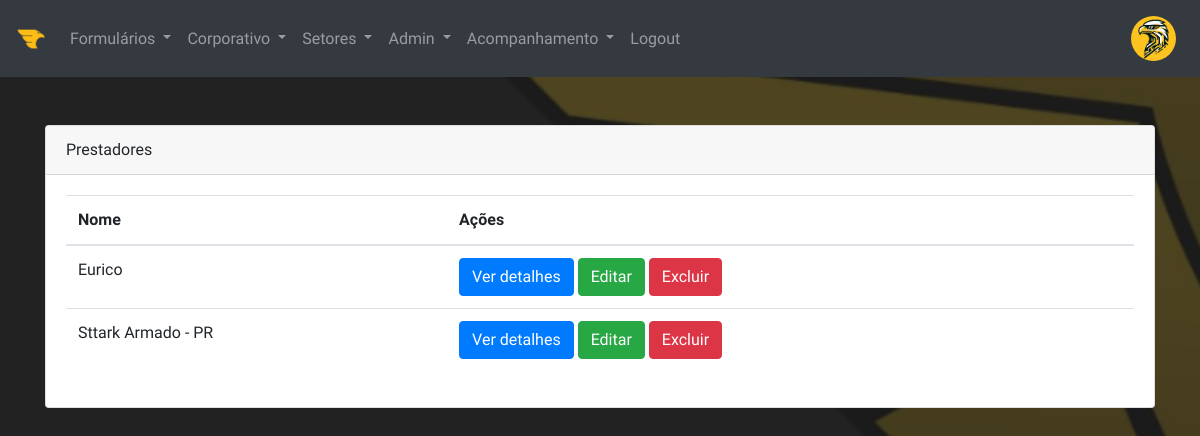
Before: /providers (signed in) with the older database file.
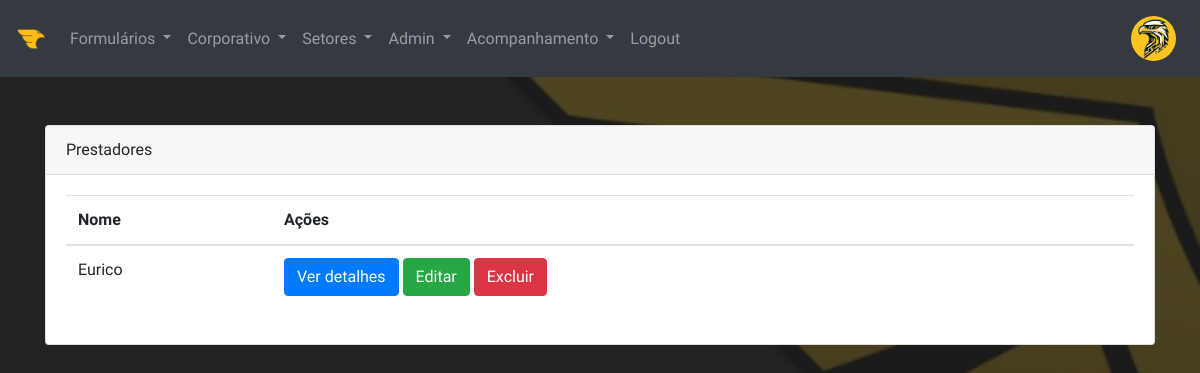
After: the same page with the newer database file.
### models.py (models this page shows)
class Provider(db.Model):
    id = db.Column(db.Integer, primary_key=True)  # ID do prestador
    name = db.Column(db.String(50))  # Nome do prestador
    km_allowance = db.Column(db.Integer)  # Quilometragem permitida
    hour_allowance = db.Column(db.Time)  # Horas permitidas
    activation_value = db.Column(db.Float)  # Valor de ativação
    km_excess_value = db.Column(db.Float)  # Valor do excesso de quilometragem
    excess_value = db.Column(db.Float)  # Valor do excesso de horas

### routes.py (the view)
@app.route('/providers', methods=['GET'])
@login_required
@check_permissions(['Acompanhamento', 'Admin', 'Inteligência', 'Supervisor'])
def list_providers():
    providers = Provider.query.all()
    return render_template('providers.html', providers=providers)

### app.py (called while the page is built)
@login_manager.user_loader
def load_user(user_id):
    return User.query.get(int(user_id))  # Retorna o usuário pelo ID

### routes.py (called while the page is built)
def check_permissions(access_level):
    def decorator(func):
        @wraps(func)
        def wrapper(*args, **kwargs):
            if current_user.is_authenticated and current_user.access_level in access_level:
                return func(*args, **kwargs)
            else:
                flash('Você não tem permissão para acessar esta página.', 'danger')
                return redirect(url_for('index'))
        return wrapper
    return decorator

### templates/providers.html (shortened to what this page needs)
{% extends 'base.html' %}
{% block content %}
<div class="container">
    <div class="card my-3">
        <div class="card-header">Prestadores</div>
        <div class="card-body">
            <table class="table">
                <thead>
                    <tr>
                        <th>Nome</th>
                        <th>Ações</th>
                    </tr>
                </thead>
                <tbody>
                    {% for provider in providers %}
                    <tr>
                        <td>{{ provider.name }}</td>
                        <td>
                            <button type="button" class="btn btn-primary" data-toggle="modal" data-target="#providerModal{{ provider.id }}">
                                Ver detalhes
                            </button>
                            <a href="{{ url_for('edit_provider', id=provider.id) }}" class="btn btn-success">Editar</a>
                            <form action="{{ url_for('delete_provider', id=provider.id) }}" method="post" style="display: inline">
                                <button type="submit" class="btn btn-danger">Excluir</button>
                            </form>
                        </td>
                    </tr>
                    {% endfor %}
                </tbody>
            </table>
        </div>
    </div>
</div>
{% endblock %}

Changed rows visible on the page:
removed Provider: name "Sttark Armado - PR"
